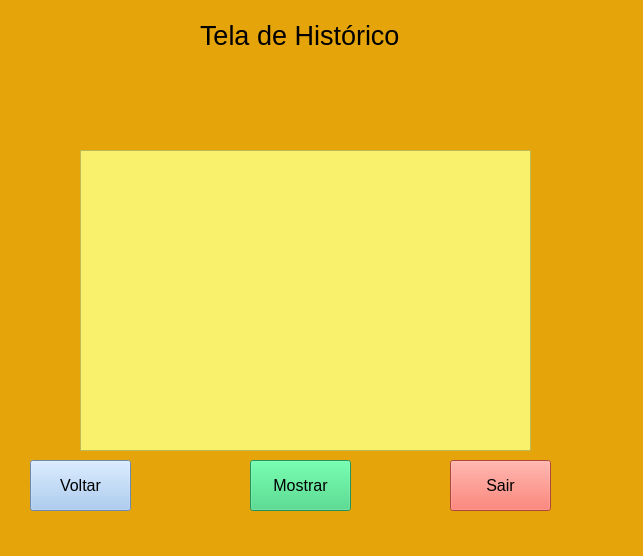
<?xml version="1.0" encoding="UTF-8"?>
<ui version="4.0">
 <class>MainWindow</class>
 <widget class="QMainWindow" name="MainWindow">
  <property name="geometry">
   <rect>
    <x>0</x>
    <y>0</y>
    <width>643</width>
    <height>556</height>
   </rect>
  </property>
  <property name="font">
   <font>
    <pointsize>12</pointsize>
   </font>
  </property>
  <property name="windowTitle">
   <string>MainWindow</string>
  </property>
  <property name="styleSheet">
   <string notr="true">background-color: rgb(229, 165, 10);</string>
  </property>
  <widget class="QWidget" name="centralwidget">
   <widget class="QLabel" name="label">
    <property name="geometry">
     <rect>
      <x>200</x>
      <y>10</y>
      <width>251</width>
      <height>51</height>
     </rect>
    </property>
    <property name="font">
     <font>
      <pointsize>20</pointsize>
     </font>
    </property>
    <property name="text">
     <string>Tela de Histórico</string>
    </property>
   </widget>
   <widget class="QListWidget" name="listWidget">
    <property name="geometry">
     <rect>
      <x>80</x>
      <y>150</y>
      <width>451</width>
      <height>301</height>
     </rect>
    </property>
    <property name="font">
     <font>
      <pointsize>12</pointsize>
     </font>
    </property>
    <property name="styleSheet">
     <string notr="true">background-color: rgb(249, 240, 107);</string>
    </property>
   </widget>
   <widget class="QPushButton" name="pushButton">
    <property name="geometry">
     <rect>
      <x>30</x>
      <y>460</y>
      <width>101</width>
      <height>51</height>
     </rect>
    </property>
    <property name="font">
     <font>
      <pointsize>12</pointsize>
     </font>
    </property>
    <property name="styleSheet">
     <string notr="true">background-color: rgb(153, 193, 241);</string>
    </property>
    <property name="text">
     <string>Voltar</string>
    </property>
   </widget>
   <widget class="QPushButton" name="pushButton_2">
    <property name="geometry">
     <rect>
      <x>250</x>
      <y>460</y>
      <width>101</width>
      <height>51</height>
     </rect>
    </property>
    <property name="font">
     <font>
      <pointsize>12</pointsize>
     </font>
    </property>
    <property name="styleSheet">
     <string notr="true">background-color: rgb(51, 209, 122);</string>
    </property>
    <property name="text">
     <string>Mostrar</string>
    </property>
   </widget>
   <widget class="QPushButton" name="pushButton_3">
    <property name="geometry">
     <rect>
      <x>450</x>
      <y>460</y>
      <width>101</width>
      <height>51</height>
     </rect>
    </property>
    <property name="font">
     <font>
      <pointsize>12</pointsize>
     </font>
    </property>
    <property name="styleSheet">
     <string notr="true">background-color: rgb(246, 97, 81);</string>
    </property>
    <property name="text">
     <string>Sair</string>
    </property>
   </widget>
  </widget>
  <widget class="QMenuBar" name="menubar">
   <property name="geometry">
    <rect>
     <x>0</x>
     <y>0</y>
     <width>643</width>
     <height>22</height>
    </rect>
   </property>
  </widget>
  <widget class="QStatusBar" name="statusbar"/>
 </widget>
 <resources/>
 <connections/>
</ui>
